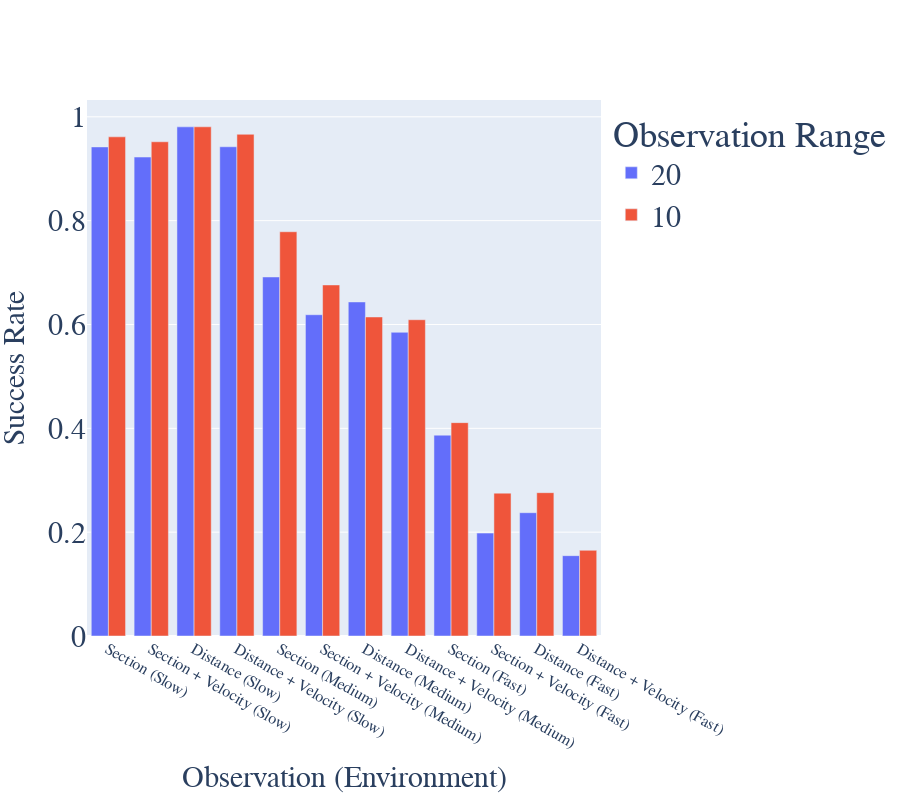

The notebook cell this image was saved under:
### Code cell
fig = go.Figure(
    layout=dict(
        height=800,
        yaxis_title="Success Rate",
        yaxis_tickfont_size=30,
        yaxis_titlefont_size=30,
        xaxis_title="Observation (Environment)",
        xaxis_titlefont_size=30,
        font_size=16,
        font_family="calibri",
        legend_title="Observation Range",
        legend_font_size=30
    )
)

envs = ["train", "medium", "fast"]
env_names = ["Slow", "Medium", "Fast"]

endings = [
    "section.csv",
    "section_and_velocity.csv",
    "section_distance.csv",
    "section_distance_and_section_velocity_distance.csv",
]
ending_names = [
    "Section",
    "Section + Velocity",
    "Distance",
    "Distance + Velocity",
]


envs_endings = list(itertools.product(envs, endings))
names = [
    f"{ending_name} ({env_name})"
    for env_name, ending_name in itertools.product(env_names, ending_names)
]


d = df[df.path.str.contains("desired_velocity/")]
fig.add_bar(
    name="20",
    x=names,
    y=[
        d.success[(d.path.str.split("/").str[-1] == ending) & (d.env == env)].mean()
        for env, ending in envs_endings
    ],
)

d = df[df.path.str.contains("small")]
fig.add_bar(
    name="10",
    x=names,
    y=[
        d.success[(d.path.str.split("/").str[-1] == ending) & (d.env == env)].mean()
        for env, ending in envs_endings
    ],
)

fig

### Figure 1 — Plotly figure (JSON) as saved in the notebook; plotly's stock layout.template omitted (floating-point values rounded to 4 significant figures)
{"data": [{"name": "20", "type": "bar", "x": ["Section (Slow)", "Section + Velocity (Slow)", "Distance (Slow)", "Distance + Velocity (Slow)", "Section (Medium)", "Section + Velocity (Medium)", "Distance (Medium)", "Distance + Velocity (Medium)", "Section (Fast)", "Section + Velocity (Fast)", "Distance (Fast)", "Distance + Velocity (Fast)"], "y": [0.942, 0.9225, 0.9807, 0.9423, 0.6915, 0.6188, 0.6434, 0.5849, 0.3868, 0.1982, 0.2375, 0.1547]}, {"name": "10", "type": "bar", "x": ["Section (Slow)", "Section + Velocity (Slow)", "Distance (Slow)", "Distance + Velocity (Slow)", "Section (Medium)", "Section + Velocity (Medium)", "Distance (Medium)", "Distance + Velocity (Medium)", "Section (Fast)", "Section + Velocity (Fast)", "Distance (Fast)", "Distance + Velocity (Fast)"], "y": [0.9614, 0.9519, 0.9808, 0.9663, 0.7786, 0.6762, 0.6145, 0.6092, 0.411, 0.2751, 0.276, 0.1651]}], "layout": {"font": {"family": "calibri", "size": 16}, "height": 800, "legend": {"font": {"size": 30}, "title": {"text": "Observation Range"}}, "xaxis": {"title": {"font": {"size": 30}, "text": "Observation (Environment)"}}, "yaxis": {"tickfont": {"size": 30}, "title": {"font": {"size": 30}, "text": "Success Rate"}}}}
